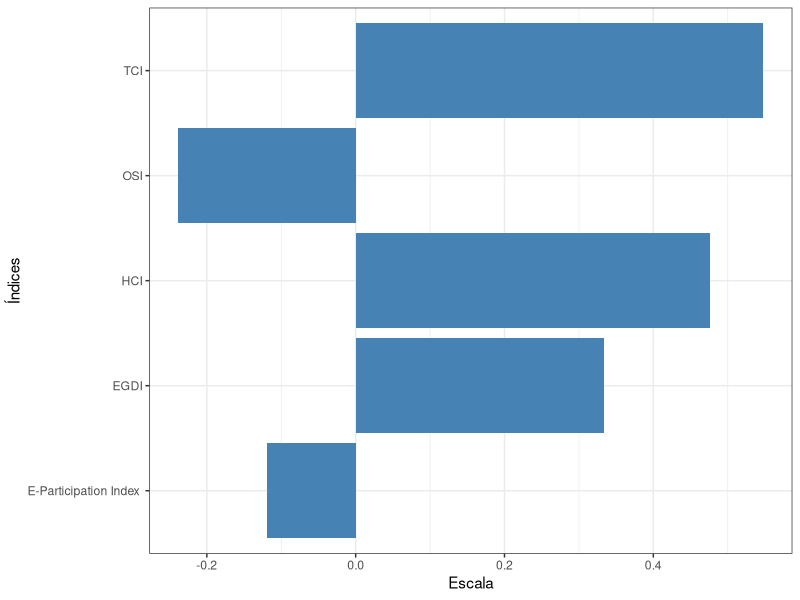

Recreate this plot in R.
library(tidyverse)
library(readxl)

egdi <- read.csv('EGOV_DATA_2024.csv') %>%
    arrange(Country.Name) %>%
    select(
            Country.Name,
            E.Government.Index,
            E.Participation.Index, 
            Online.Service.Index, 
            Human.Capital.Index, 
            Telecommunication.Infrastructure.Index
        )

gastos_publicos <- read_excel('imf_government_expenditure.xls') %>% 
    arrange(Country)

gastos_publicos <- gastos_publicos %>% 
    mutate(Country = case_when(
        Country == 'Vietnam' ~ 'Viet Nam',
        Country == 'Georgia' ~ 'Georgia (Country)',
        Country == 'China, People\'s Republic of' ~ 'China',
        Country == 'China, People\'s Republic of' ~ 'China',
        Country == 'Republic of Congo' ~ 'Congo',
        Country == 'Türkiye, Republic of' ~ 'Türkiye',
        Country == "Micronesia, Fed. States of" ~ "Micronesia (Federated States of)",
        Country == "United States" ~ "United States of America",
        Country == "United Kingdom" ~ "United Kingdom of Great Britain and Northern Ireland",
        Country == "Tanzania" ~ "United Republic of Tanzania",
        Country == "Slovak Republic" ~ "Slovakia",
        Country == "Moldova" ~ "Republic of Moldova",
        Country == "Kyrgyz Republic" ~ "Kyrgyzstan",
        Country == "Korea, Republic of" ~ "Republic of Korea",
        Country == "Iran" ~ "Iran (Islamic Republic of)",
        TRUE ~ Country
    ))

gastos_publicos <- gastos_publicos %>%
    filter(Country %in% egdi$Country.Name)

egdi <- egdi %>%
    filter(Country.Name %in% gastos_publicos$Country)

df <- data.frame(
    indices = c(
        'EGDI',
        'E-Participation Index ',
        'OSI',
        'HCI',
        'TCI'
    ),
    correlacoes = c(
        cor(gastos_publicos$Percentage, egdi$E.Government.Index, method = 'spearman'),
        cor(gastos_publicos$Percentage, egdi$E.Participation.Index, method = 'spearman'),
        cor(gastos_publicos$Percentage, egdi$Online.Service.Index, method = 'spearman'),
        cor(gastos_publicos$Percentage, egdi$Human.Capital.Index, method = 'spearman'),
        cor(gastos_publicos$Percentage, egdi$Telecommunication.Infrastructure.Index, method = 'spearman')
    )
)

ggplot(df, aes(indices, correlacoes)) +
    geom_col(fill = "steelblue") +
    labs(
        y = 'Escala',
        x = 'Índices'
    ) +
    theme_bw() +
    coord_flip()
